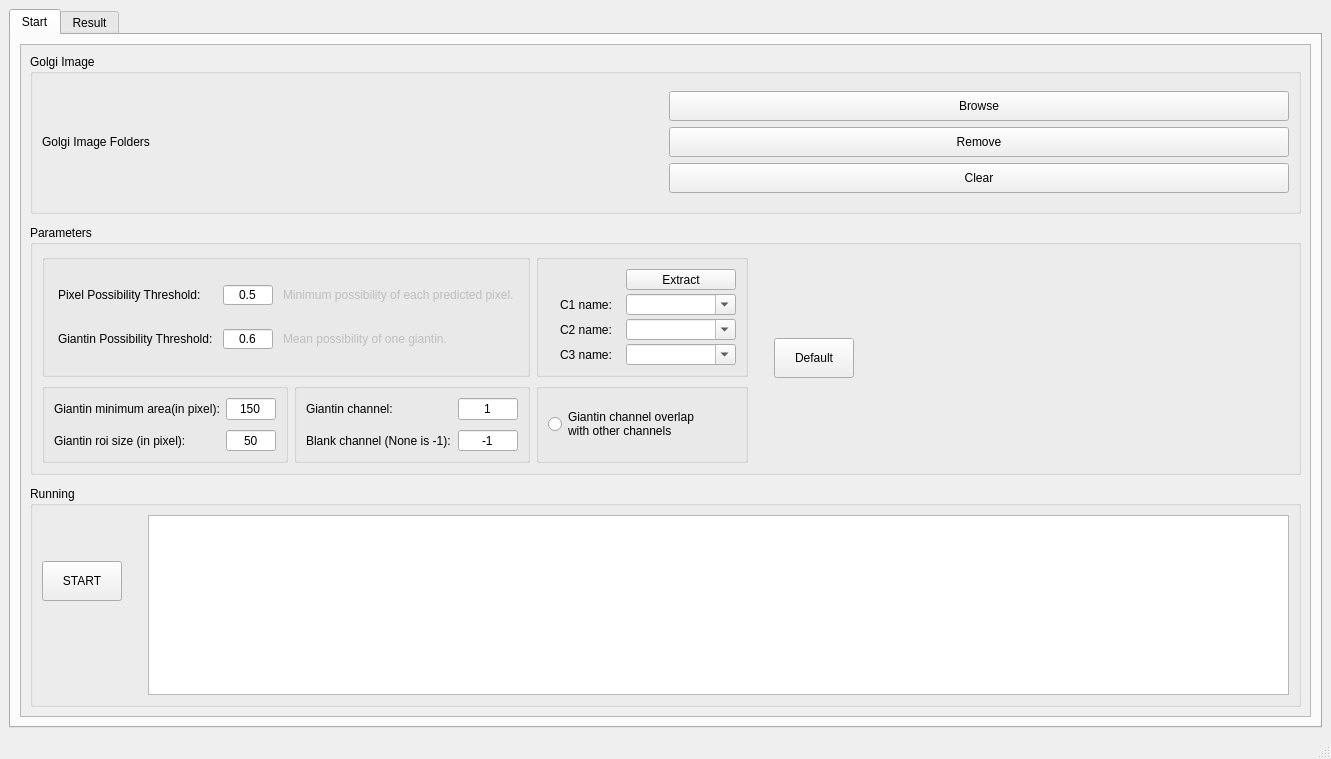
<?xml version="1.0" encoding="UTF-8"?>
<ui version="4.0">
 <class>MainWindow</class>
 <widget class="QMainWindow" name="MainWindow">
  <property name="geometry">
   <rect>
    <x>0</x>
    <y>0</y>
    <width>1331</width>
    <height>759</height>
   </rect>
  </property>
  <property name="windowTitle">
   <string>MainWindow</string>
  </property>
  <widget class="QWidget" name="centralwidget">
   <layout class="QGridLayout" name="gridLayout_12">
    <item row="0" column="0">
     <widget class="QTabWidget" name="tabWidget">
      <property name="currentIndex">
       <number>0</number>
      </property>
      <widget class="QWidget" name="tab_start">
       <attribute name="title">
        <string>Start</string>
       </attribute>
       <layout class="QGridLayout" name="gridLayout">
        <item row="0" column="0">
         <widget class="QScrollArea" name="scrollArea">
          <property name="widgetResizable">
           <bool>true</bool>
          </property>
          <widget class="QWidget" name="scrollAreaWidgetContents">
           <property name="geometry">
            <rect>
             <x>0</x>
             <y>0</y>
             <width>1279</width>
             <height>660</height>
            </rect>
           </property>
           <layout class="QGridLayout" name="gridLayout_10">
            <item row="0" column="0">
             <widget class="QGroupBox" name="image_group">
              <property name="minimumSize">
               <size>
                <width>0</width>
                <height>160</height>
               </size>
              </property>
              <property name="maximumSize">
               <size>
                <width>16777215</width>
                <height>160</height>
               </size>
              </property>
              <property name="title">
               <string>Golgi Image</string>
              </property>
              <layout class="QGridLayout" name="gridLayout_11">
               <item row="0" column="0">
                <layout class="QHBoxLayout" name="horizontalLayout_2">
                 <item>
                  <widget class="QLabel" name="label_image_folder">
                   <property name="text">
                    <string>Golgi Image Folders</string>
                   </property>
                  </widget>
                 </item>
                 <item>
                  <layout class="QVBoxLayout" name="verticalLayout_2">
                   <item>
                    <widget class="QPushButton" name="btn_image_browse">
                     <property name="minimumSize">
                      <size>
                       <width>0</width>
                       <height>30</height>
                      </size>
                     </property>
                     <property name="maximumSize">
                      <size>
                       <width>16777215</width>
                       <height>30</height>
                      </size>
                     </property>
                     <property name="text">
                      <string>Browse</string>
                     </property>
                    </widget>
                   </item>
                   <item>
                    <widget class="QPushButton" name="btn_image_remove">
                     <property name="minimumSize">
                      <size>
                       <width>0</width>
                       <height>30</height>
                      </size>
                     </property>
                     <property name="maximumSize">
                      <size>
                       <width>16777215</width>
                       <height>30</height>
                      </size>
                     </property>
                     <property name="text">
                      <string>Remove</string>
                     </property>
                    </widget>
                   </item>
                   <item>
                    <widget class="QPushButton" name="btn_image_clear">
                     <property name="minimumSize">
                      <size>
                       <width>0</width>
                       <height>30</height>
                      </size>
                     </property>
                     <property name="maximumSize">
                      <size>
                       <width>16777215</width>
                       <height>30</height>
                      </size>
                     </property>
                     <property name="text">
                      <string>Clear</string>
                     </property>
                    </widget>
                   </item>
                  </layout>
                 </item>
                </layout>
               </item>
              </layout>
             </widget>
            </item>
            <item row="1" column="0">
             <spacer name="verticalSpacer">
              <property name="orientation">
               <enum>Qt::Vertical</enum>
              </property>
              <property name="sizeType">
               <enum>QSizePolicy::Fixed</enum>
              </property>
              <property name="sizeHint" stdset="0">
               <size>
                <width>20</width>
                <height>5</height>
               </size>
              </property>
             </spacer>
            </item>
            <item row="4" column="0">
             <widget class="QGroupBox" name="running_group">
              <property name="sizePolicy">
               <sizepolicy hsizetype="Expanding" vsizetype="Preferred">
                <horstretch>0</horstretch>
                <verstretch>0</verstretch>
               </sizepolicy>
              </property>
              <property name="minimumSize">
               <size>
                <width>0</width>
                <height>160</height>
               </size>
              </property>
              <property name="maximumSize">
               <size>
                <width>16777215</width>
                <height>16777215</height>
               </size>
              </property>
              <property name="title">
               <string>Running</string>
              </property>
              <layout class="QGridLayout" name="gridLayout_9">
               <item row="2" column="0">
                <spacer name="verticalSpacer_4">
                 <property name="orientation">
                  <enum>Qt::Vertical</enum>
                 </property>
                 <property name="sizeHint" stdset="0">
                  <size>
                   <width>20</width>
                   <height>138</height>
                  </size>
                 </property>
                </spacer>
               </item>
               <item row="1" column="0">
                <widget class="QPushButton" name="btn_start">
                 <property name="minimumSize">
                  <size>
                   <width>80</width>
                   <height>40</height>
                  </size>
                 </property>
                 <property name="maximumSize">
                  <size>
                   <width>80</width>
                   <height>40</height>
                  </size>
                 </property>
                 <property name="text">
                  <string>START</string>
                 </property>
                </widget>
               </item>
               <item row="1" column="1">
                <spacer name="horizontalSpacer_14">
                 <property name="orientation">
                  <enum>Qt::Horizontal</enum>
                 </property>
                 <property name="sizeType">
                  <enum>QSizePolicy::Fixed</enum>
                 </property>
                 <property name="sizeHint" stdset="0">
                  <size>
                   <width>20</width>
                   <height>20</height>
                  </size>
                 </property>
                </spacer>
               </item>
               <item row="0" column="0">
                <spacer name="verticalSpacer_3">
                 <property name="orientation">
                  <enum>Qt::Vertical</enum>
                 </property>
                 <property name="sizeType">
                  <enum>QSizePolicy::Fixed</enum>
                 </property>
                 <property name="sizeHint" stdset="0">
                  <size>
                   <width>20</width>
                   <height>40</height>
                  </size>
                 </property>
                </spacer>
               </item>
               <item row="0" column="2" rowspan="3">
                <widget class="QTextBrowser" name="progress_text">
                 <property name="tabChangesFocus">
                  <bool>false</bool>
                 </property>
                </widget>
               </item>
              </layout>
             </widget>
            </item>
            <item row="3" column="0">
             <spacer name="verticalSpacer_2">
              <property name="orientation">
               <enum>Qt::Vertical</enum>
              </property>
              <property name="sizeType">
               <enum>QSizePolicy::Fixed</enum>
              </property>
              <property name="sizeHint" stdset="0">
               <size>
                <width>20</width>
                <height>5</height>
               </size>
              </property>
             </spacer>
            </item>
            <item row="2" column="0">
             <widget class="QGroupBox" name="parameter_group">
              <property name="sizePolicy">
               <sizepolicy hsizetype="Preferred" vsizetype="Fixed">
                <horstretch>0</horstretch>
                <verstretch>0</verstretch>
               </sizepolicy>
              </property>
              <property name="minimumSize">
               <size>
                <width>0</width>
                <height>250</height>
               </size>
              </property>
              <property name="maximumSize">
               <size>
                <width>16777215</width>
                <height>250</height>
               </size>
              </property>
              <property name="styleSheet">
               <string notr="true"/>
              </property>
              <property name="title">
               <string>Parameters</string>
              </property>
              <layout class="QHBoxLayout" name="horizontalLayout_5">
               <item>
                <layout class="QHBoxLayout" name="horizontalLayout_3">
                 <item>
                  <layout class="QVBoxLayout" name="verticalLayout">
                   <item>
                    <widget class="QGroupBox" name="groupBox_5">
                     <property name="minimumSize">
                      <size>
                       <width>0</width>
                       <height>0</height>
                      </size>
                     </property>
                     <property name="maximumSize">
                      <size>
                       <width>16777215</width>
                       <height>16777215</height>
                      </size>
                     </property>
                     <property name="title">
                      <string/>
                     </property>
                     <layout class="QHBoxLayout" name="horizontalLayout_4">
                      <item>
                       <layout class="QGridLayout" name="gridLayout_4" columnstretch="0,0,0">
                        <property name="sizeConstraint">
                         <enum>QLayout::SetDefaultConstraint</enum>
                        </property>
                        <property name="horizontalSpacing">
                         <number>10</number>
                        </property>
                        <property name="verticalSpacing">
                         <number>8</number>
                        </property>
                        <item row="0" column="2">
                         <widget class="QLabel" name="hint_giantin_threshold">
                          <property name="enabled">
                           <bool>false</bool>
                          </property>
                          <property name="sizePolicy">
                           <sizepolicy hsizetype="Fixed" vsizetype="Fixed">
                            <horstretch>0</horstretch>
                            <verstretch>0</verstretch>
                           </sizepolicy>
                          </property>
                          <property name="maximumSize">
                           <size>
                            <width>16777215</width>
                            <height>26</height>
                           </size>
                          </property>
                          <property name="text">
                           <string>Minimum possibility of each predicted pixel.</string>
                          </property>
                         </widget>
                        </item>
                        <item row="1" column="1">
                         <widget class="QLineEdit" name="param_giantin_threshold">
                          <property name="sizePolicy">
                           <sizepolicy hsizetype="Fixed" vsizetype="Fixed">
                            <horstretch>0</horstretch>
                            <verstretch>0</verstretch>
                           </sizepolicy>
                          </property>
                          <property name="minimumSize">
                           <size>
                            <width>50</width>
                            <height>20</height>
                           </size>
                          </property>
                          <property name="maximumSize">
                           <size>
                            <width>50</width>
                            <height>20</height>
                           </size>
                          </property>
                          <property name="text">
                           <string>0.6</string>
                          </property>
                          <property name="alignment">
                           <set>Qt::AlignCenter</set>
                          </property>
                          <property name="placeholderText">
                           <string>0.4</string>
                          </property>
                         </widget>
                        </item>
                        <item row="0" column="1">
                         <widget class="QLineEdit" name="param_pixel_threshold">
                          <property name="sizePolicy">
                           <sizepolicy hsizetype="Fixed" vsizetype="Fixed">
                            <horstretch>0</horstretch>
                            <verstretch>0</verstretch>
                           </sizepolicy>
                          </property>
                          <property name="minimumSize">
                           <size>
                            <width>50</width>
                            <height>20</height>
                           </size>
                          </property>
                          <property name="maximumSize">
                           <size>
                            <width>50</width>
                            <height>20</height>
                           </size>
                          </property>
                          <property name="text">
                           <string>0.5</string>
                          </property>
                          <property name="alignment">
                           <set>Qt::AlignCenter</set>
                          </property>
                          <property name="placeholderText">
                           <string>0.05</string>
                          </property>
                         </widget>
                        </item>
                        <item row="1" column="2">
                         <widget class="QLabel" name="hint_pixel_threshold">
                          <property name="enabled">
                           <bool>false</bool>
                          </property>
                          <property name="sizePolicy">
                           <sizepolicy hsizetype="Fixed" vsizetype="Fixed">
                            <horstretch>0</horstretch>
                            <verstretch>0</verstretch>
                           </sizepolicy>
                          </property>
                          <property name="maximumSize">
                           <size>
                            <width>16777215</width>
                            <height>26</height>
                           </size>
                          </property>
                          <property name="text">
                           <string>Mean possibility of one giantin.</string>
                          </property>
                         </widget>
                        </item>
                        <item row="0" column="0">
                         <widget class="QLabel" name="label_pixel_threshold">
                          <property name="sizePolicy">
                           <sizepolicy hsizetype="Fixed" vsizetype="Fixed">
                            <horstretch>0</horstretch>
                            <verstretch>0</verstretch>
                           </sizepolicy>
                          </property>
                          <property name="minimumSize">
                           <size>
                            <width>0</width>
                            <height>20</height>
                           </size>
                          </property>
                          <property name="maximumSize">
                           <size>
                            <width>16777215</width>
                            <height>20</height>
                           </size>
                          </property>
                          <property name="toolTip">
                           <string>&lt;html&gt;&lt;head/&gt;&lt;body&gt;&lt;p align=&quot;center&quot;&gt;&lt;br/&gt;&lt;/p&gt;&lt;/body&gt;&lt;/html&gt;</string>
                          </property>
                          <property name="whatsThis">
                           <string>&lt;html&gt;&lt;head/&gt;&lt;body&gt;&lt;p&gt;Minimum possibility of one pixel in prediction from model&lt;/p&gt;&lt;/body&gt;&lt;/html&gt;</string>
                          </property>
                          <property name="text">
                           <string>Pixel Possibility Threshold:</string>
                          </property>
                          <property name="margin">
                           <number>3</number>
                          </property>
                         </widget>
                        </item>
                        <item row="1" column="0">
                         <widget class="QLabel" name="label_giantin_threshold">
                          <property name="sizePolicy">
                           <sizepolicy hsizetype="Fixed" vsizetype="Fixed">
                            <horstretch>0</horstretch>
                            <verstretch>0</verstretch>
                           </sizepolicy>
                          </property>
                          <property name="minimumSize">
                           <size>
                            <width>0</width>
                            <height>20</height>
                           </size>
                          </property>
                          <property name="maximumSize">
                           <size>
                            <width>16777215</width>
                            <height>20</height>
                           </size>
                          </property>
                          <property name="toolTip">
                           <string>&lt;html&gt;&lt;head/&gt;&lt;body&gt;&lt;p align=&quot;justify&quot;&gt;&lt;br/&gt;&lt;/p&gt;&lt;/body&gt;&lt;/html&gt;</string>
                          </property>
                          <property name="whatsThis">
                           <string>&lt;html&gt;&lt;head/&gt;&lt;body&gt;&lt;p&gt;&lt;br/&gt;&lt;/p&gt;&lt;/body&gt;&lt;/html&gt;</string>
                          </property>
                          <property name="text">
                           <string>Giantin Possibility Threshold:</string>
                          </property>
                          <property name="margin">
                           <number>3</number>
                          </property>
                         </widget>
                        </item>
                       </layout>
                      </item>
                     </layout>
                    </widget>
                   </item>
                   <item>
                    <layout class="QHBoxLayout" name="horizontalLayout">
                     <item>
                      <widget class="QGroupBox" name="groupBox_4">
                       <property name="minimumSize">
                        <size>
                         <width>0</width>
                         <height>80</height>
                        </size>
                       </property>
                       <property name="maximumSize">
                        <size>
                         <width>16777215</width>
                         <height>80</height>
                        </size>
                       </property>
                       <property name="title">
                        <string/>
                       </property>
                       <layout class="QGridLayout" name="gridLayout_6">
                        <item row="0" column="1">
                         <layout class="QGridLayout" name="gridLayout_3">
                          <property name="sizeConstraint">
                           <enum>QLayout::SetFixedSize</enum>
                          </property>
                          <property name="verticalSpacing">
                           <number>10</number>
                          </property>
                          <item row="1" column="0">
                           <widget class="QLabel" name="label_giantin_size">
                            <property name="text">
                             <string>Giantin roi size (in pixel):</string>
                            </property>
                           </widget>
                          </item>
                          <item row="0" column="1">
                           <widget class="QLineEdit" name="param_giantin_area_threshold">
                            <property name="minimumSize">
                             <size>
                              <width>50</width>
                              <height>0</height>
                             </size>
                            </property>
                            <property name="maximumSize">
                             <size>
                              <width>50</width>
                              <height>16777215</height>
                             </size>
                            </property>
                            <property name="text">
                             <string>150</string>
                            </property>
                            <property name="alignment">
                             <set>Qt::AlignCenter</set>
                            </property>
                           </widget>
                          </item>
                          <item row="0" column="0">
                           <widget class="QLabel" name="label_giantin_area">
                            <property name="text">
                             <string>Giantin minimum area(in pixel):</string>
                            </property>
                           </widget>
                          </item>
                          <item row="1" column="1">
                           <widget class="QLineEdit" name="param_giantin_roi_size">
                            <property name="minimumSize">
                             <size>
                              <width>50</width>
                              <height>0</height>
                             </size>
                            </property>
                            <property name="maximumSize">
                             <size>
                              <width>50</width>
                              <height>16777215</height>
                             </size>
                            </property>
                            <property name="text">
                             <string>50</string>
                            </property>
                            <property name="alignment">
                             <set>Qt::AlignCenter</set>
                            </property>
                           </widget>
                          </item>
                         </layout>
                        </item>
                       </layout>
                      </widget>
                     </item>
                     <item>
                      <widget class="QGroupBox" name="channel_group">
                       <property name="sizePolicy">
                        <sizepolicy hsizetype="Preferred" vsizetype="Fixed">
                         <horstretch>0</horstretch>
                         <verstretch>0</verstretch>
                        </sizepolicy>
                       </property>
                       <property name="minimumSize">
                        <size>
                         <width>0</width>
                         <height>80</height>
                        </size>
                       </property>
                       <property name="maximumSize">
                        <size>
                         <width>16777215</width>
                         <height>80</height>
                        </size>
                       </property>
                       <property name="title">
                        <string/>
                       </property>
                       <layout class="QGridLayout" name="gridLayout_5">
                        <item row="0" column="1">
                         <layout class="QGridLayout" name="gridLayout_2">
                          <property name="sizeConstraint">
                           <enum>QLayout::SetFixedSize</enum>
                          </property>
                          <property name="horizontalSpacing">
                           <number>7</number>
                          </property>
                          <property name="verticalSpacing">
                           <number>10</number>
                          </property>
                          <item row="0" column="0">
                           <widget class="QLabel" name="label_giantin_channel">
                            <property name="text">
                             <string>Giantin channel:</string>
                            </property>
                           </widget>
                          </item>
                          <item row="0" column="1">
                           <widget class="QLineEdit" name="param_giantin_channel">
                            <property name="minimumSize">
                             <size>
                              <width>60</width>
                              <height>0</height>
                             </size>
                            </property>
                            <property name="maximumSize">
                             <size>
                              <width>60</width>
                              <height>16777215</height>
                             </size>
                            </property>
                            <property name="text">
                             <string>1</string>
                            </property>
                            <property name="alignment">
                             <set>Qt::AlignCenter</set>
                            </property>
                            <property name="dragEnabled">
                             <bool>true</bool>
                            </property>
                           </widget>
                          </item>
                          <item row="1" column="0">
                           <widget class="QLabel" name="label_blank_channel">
                            <property name="text">
                             <string>Blank channel (None is -1):</string>
                            </property>
                           </widget>
                          </item>
                          <item row="1" column="1">
                           <widget class="QLineEdit" name="param_blank_channel">
                            <property name="minimumSize">
                             <size>
                              <width>60</width>
                              <height>0</height>
                             </size>
                            </property>
                            <property name="maximumSize">
                             <size>
                              <width>60</width>
                              <height>16777215</height>
                             </size>
                            </property>
                            <property name="text">
                             <string>-1</string>
                            </property>
                            <property name="alignment">
                             <set>Qt::AlignCenter</set>
                            </property>
                            <property name="placeholderText">
                             <string>None is -1</string>
                            </property>
                           </widget>
                          </item>
                         </layout>
                        </item>
                       </layout>
                      </widget>
                     </item>
                    </layout>
                   </item>
                  </layout>
                 </item>
                 <item>
                  <layout class="QVBoxLayout" name="verticalLayout_3">
                   <item>
                    <widget class="QGroupBox" name="groupBox_2">
                     <property name="alignment">
                      <set>Qt::AlignCenter</set>
                     </property>
                     <layout class="QFormLayout" name="formLayout_2">
                      <item row="0" column="0">
                       <layout class="QFormLayout" name="formLayout">
                        <property name="formAlignment">
                         <set>Qt::AlignLeading|Qt::AlignLeft|Qt::AlignVCenter</set>
                        </property>
                        <property name="horizontalSpacing">
                         <number>8</number>
                        </property>
                        <property name="verticalSpacing">
                         <number>4</number>
                        </property>
                        <property name="leftMargin">
                         <number>6</number>
                        </property>
                        <item row="1" column="0">
                         <widget class="QLabel" name="label_c1_name">
                          <property name="minimumSize">
                           <size>
                            <width>64</width>
                            <height>20</height>
                           </size>
                          </property>
                          <property name="maximumSize">
                           <size>
                            <width>16777215</width>
                            <height>16777215</height>
                           </size>
                          </property>
                          <property name="text">
                           <string>C1 name:</string>
                          </property>
                          <property name="alignment">
                           <set>Qt::AlignCenter</set>
                          </property>
                         </widget>
                        </item>
                        <item row="1" column="1">
                         <widget class="QComboBox" name="comboBox_c1">
                          <property name="minimumSize">
                           <size>
                            <width>110</width>
                            <height>0</height>
                           </size>
                          </property>
                          <property name="maximumSize">
                           <size>
                            <width>110</width>
                            <height>16777215</height>
                           </size>
                          </property>
                          <property name="editable">
                           <bool>true</bool>
                          </property>
                         </widget>
                        </item>
                        <item row="2" column="0">
                         <widget class="QLabel" name="label_c2_name">
                          <property name="minimumSize">
                           <size>
                            <width>64</width>
                            <height>20</height>
                           </size>
                          </property>
                          <property name="maximumSize">
                           <size>
                            <width>16777215</width>
                            <height>16777215</height>
                           </size>
                          </property>
                          <property name="text">
                           <string>C2 name:</string>
                          </property>
                          <property name="alignment">
                           <set>Qt::AlignCenter</set>
                          </property>
                         </widget>
                        </item>
                        <item row="2" column="1">
                         <widget class="QComboBox" name="comboBox_c2">
                          <property name="minimumSize">
                           <size>
                            <width>110</width>
                            <height>0</height>
                           </size>
                          </property>
                          <property name="maximumSize">
                           <size>
                            <width>110</width>
                            <height>16777215</height>
                           </size>
                          </property>
                          <property name="editable">
                           <bool>true</bool>
                          </property>
                         </widget>
                        </item>
                        <item row="3" column="0">
                         <widget class="QLabel" name="label_c3_name">
                          <property name="minimumSize">
                           <size>
                            <width>64</width>
                            <height>20</height>
                           </size>
                          </property>
                          <property name="maximumSize">
                           <size>
                            <width>16777215</width>
                            <height>16777215</height>
                           </size>
                          </property>
                          <property name="text">
                           <string>C3 name:</string>
                          </property>
                          <property name="alignment">
                           <set>Qt::AlignCenter</set>
                          </property>
                         </widget>
                        </item>
                        <item row="3" column="1">
                         <widget class="QComboBox" name="comboBox_c3">
                          <property name="minimumSize">
                           <size>
                            <width>110</width>
                            <height>0</height>
                           </size>
                          </property>
                          <property name="maximumSize">
                           <size>
                            <width>110</width>
                            <height>16777215</height>
                           </size>
                          </property>
                          <property name="editable">
                           <bool>true</bool>
                          </property>
                         </widget>
                        </item>
                        <item row="0" column="1">
                         <widget class="QPushButton" name="btn_extract_channel_name">
                          <property name="minimumSize">
                           <size>
                            <width>110</width>
                            <height>0</height>
                           </size>
                          </property>
                          <property name="maximumSize">
                           <size>
                            <width>110</width>
                            <height>16777215</height>
                           </size>
                          </property>
                          <property name="whatsThis">
                           <string/>
                          </property>
                          <property name="text">
                           <string>Extract</string>
                          </property>
                          <property name="autoDefault">
                           <bool>false</bool>
                          </property>
                          <property name="flat">
                           <bool>false</bool>
                          </property>
                         </widget>
                        </item>
                       </layout>
                      </item>
                     </layout>
                    </widget>
                   </item>
                   <item>
                    <widget class="QGroupBox" name="overlap_group">
                     <property name="minimumSize">
                      <size>
                       <width>0</width>
                       <height>80</height>
                      </size>
                     </property>
                     <property name="maximumSize">
                      <size>
                       <width>16777215</width>
                       <height>80</height>
                      </size>
                     </property>
                     <property name="title">
                      <string/>
                     </property>
                     <layout class="QGridLayout" name="gridLayout_13">
                      <item row="0" column="0">
                       <widget class="QRadioButton" name="param_giantin_overlap">
                        <property name="minimumSize">
                         <size>
                          <width>0</width>
                          <height>0</height>
                         </size>
                        </property>
                        <property name="text">
                         <string>Giantin channel overlap 
with other channels</string>
                        </property>
                       </widget>
                      </item>
                     </layout>
                    </widget>
                   </item>
                  </layout>
                 </item>
                </layout>
               </item>
               <item>
                <spacer name="horizontalSpacer_3">
                 <property name="orientation">
                  <enum>Qt::Horizontal</enum>
                 </property>
                 <property name="sizeType">
                  <enum>QSizePolicy::Fixed</enum>
                 </property>
                 <property name="sizeHint" stdset="0">
                  <size>
                   <width>20</width>
                   <height>20</height>
                  </size>
                 </property>
                </spacer>
               </item>
               <item>
                <widget class="QPushButton" name="btn_default_param">
                 <property name="minimumSize">
                  <size>
                   <width>0</width>
                   <height>40</height>
                  </size>
                 </property>
                 <property name="maximumSize">
                  <size>
                   <width>16777215</width>
                   <height>40</height>
                  </size>
                 </property>
                 <property name="text">
                  <string>Default</string>
                 </property>
                </widget>
               </item>
               <item>
                <spacer name="horizontalSpacer">
                 <property name="orientation">
                  <enum>Qt::Horizontal</enum>
                 </property>
                 <property name="sizeHint" stdset="0">
                  <size>
                   <width>175</width>
                   <height>17</height>
                  </size>
                 </property>
                </spacer>
               </item>
              </layout>
             </widget>
            </item>
           </layout>
          </widget>
         </widget>
        </item>
       </layout>
      </widget>
      <widget class="QWidget" name="tab_result">
       <attribute name="title">
        <string>Result</string>
       </attribute>
       <layout class="QGridLayout" name="gridLayout_8">
        <item row="0" column="0">
         <widget class="QFrame" name="frame">
          <property name="frameShape">
           <enum>QFrame::StyledPanel</enum>
          </property>
          <property name="frameShadow">
           <enum>QFrame::Raised</enum>
          </property>
          <layout class="QHBoxLayout" name="horizontalLayout_12">
           <item>
            <widget class="QRadioButton" name="btn_drop">
             <property name="text">
              <string>Select to drop</string>
             </property>
             <property name="checked">
              <bool>true</bool>
             </property>
            </widget>
           </item>
           <item>
            <widget class="QRadioButton" name="btn_pick">
             <property name="text">
              <string>Select to pick</string>
             </property>
            </widget>
           </item>
           <item>
            <spacer name="horizontalSpacer_20">
             <property name="orientation">
              <enum>Qt::Horizontal</enum>
             </property>
             <property name="sizeHint" stdset="0">
              <size>
               <width>40</width>
               <height>20</height>
              </size>
             </property>
            </spacer>
           </item>
           <item>
            <widget class="QPushButton" name="btn_show_avergaed">
             <property name="text">
              <string>Show averaged mini-stacks</string>
             </property>
            </widget>
           </item>
           <item>
            <widget class="QPushButton" name="btn_save_pred">
             <property name="text">
              <string>Save Pred Image</string>
             </property>
            </widget>
           </item>
           <item>
            <widget class="QPushButton" name="btn_save_roi">
             <property name="text">
              <string>Save Roi</string>
             </property>
            </widget>
           </item>
           <item>
            <widget class="QPushButton" name="btn_save">
             <property name="text">
              <string>Save result</string>
             </property>
            </widget>
           </item>
          </layout>
         </widget>
        </item>
        <item row="1" column="0">
         <widget class="QTabWidget" name="tabWidget_2">
          <property name="currentIndex">
           <number>2</number>
          </property>
          <widget class="QWidget" name="result_tab1">
           <attribute name="title">
            <string>Tab 1</string>
           </attribute>
           <layout class="QGridLayout" name="gridLayout_7">
            <item row="0" column="0">
             <widget class="QScrollArea" name="tab_scroll_golgi1">
              <property name="minimumSize">
               <size>
                <width>0</width>
                <height>149</height>
               </size>
              </property>
              <property name="widgetResizable">
               <bool>true</bool>
              </property>
              <widget class="QWidget" name="scroll_golgi_content1">
               <property name="geometry">
                <rect>
                 <x>0</x>
                 <y>0</y>
                 <width>76</width>
                 <height>147</height>
                </rect>
               </property>
              </widget>
             </widget>
            </item>
           </layout>
          </widget>
          <widget class="QWidget" name="result_tab2">
           <attribute name="title">
            <string>Tab 2</string>
           </attribute>
           <layout class="QGridLayout" name="gridLayout_14">
            <item row="0" column="0">
             <widget class="QScrollArea" name="tab_scroll_golgi2">
              <property name="minimumSize">
               <size>
                <width>0</width>
                <height>149</height>
               </size>
              </property>
              <property name="widgetResizable">
               <bool>true</bool>
              </property>
              <widget class="QWidget" name="scroll_golgi_content2">
               <property name="geometry">
                <rect>
                 <x>0</x>
                 <y>0</y>
                 <width>76</width>
                 <height>147</height>
                </rect>
               </property>
              </widget>
             </widget>
            </item>
           </layout>
          </widget>
          <widget class="QWidget" name="result_tab3">
           <attribute name="title">
            <string>Page</string>
           </attribute>
           <layout class="QGridLayout" name="gridLayout_15">
            <item row="0" column="0">
             <widget class="QScrollArea" name="tab_scroll_golgi3">
              <property name="minimumSize">
               <size>
                <width>0</width>
                <height>149</height>
               </size>
              </property>
              <property name="widgetResizable">
               <bool>true</bool>
              </property>
              <widget class="QWidget" name="scroll_golgi_content3">
               <property name="geometry">
                <rect>
                 <x>0</x>
                 <y>0</y>
                 <width>1251</width>
                 <height>551</height>
                </rect>
               </property>
              </widget>
             </widget>
            </item>
           </layout>
          </widget>
         </widget>
        </item>
       </layout>
      </widget>
     </widget>
    </item>
   </layout>
  </widget>
  <widget class="QStatusBar" name="statusbar"/>
 </widget>
 <resources/>
 <connections/>
</ui>
